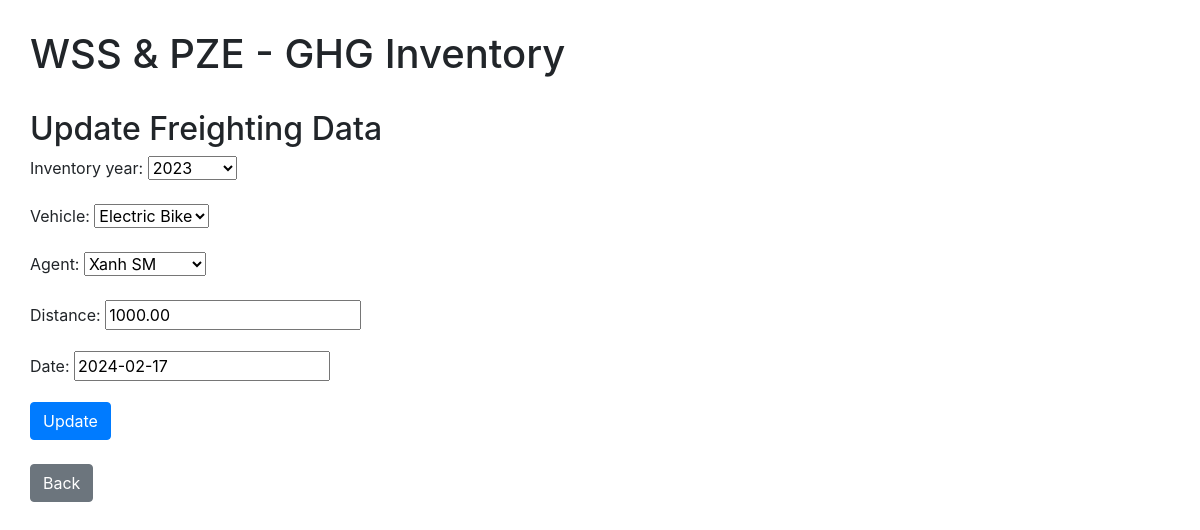
Screenshot of /ghg/scope3/freighting/update/1/ with the database file from the repository.
### ghg_inventory/models.py (models this page shows)
class Freighting(models.Model):
    inventory_year = models.ForeignKey(Inventory_Year, on_delete=models.CASCADE)
    VEHICLE_CHOICES = [
        ('Electric Bike', 'Electric Bike'),
        ('Truck', 'Truck'),
        ('Train', 'Train'),
        ('Ship', 'Ship'),
        ('Airplane', 'Airplane'),
    ]
    AGENT_CHOICES = [
        ('Xanh SM', 'Xanh SM'),
        ('Grab', 'Grab'),
        ('Viettel Post', 'Viettel Post'),
        ('DHL', 'DHL'),
        ('UPS', 'UPS'),
        ('FedEx', 'FedEx'),
        ('Vietnam Post', 'Vietnam Post'),
    ]
    vehicle = models.CharField(max_length=40, choices=VEHICLE_CHOICES)
    agent = models.CharField(max_length=40, choices=AGENT_CHOICES)
    distance = models.DecimalField(max_digits=10, decimal_places=2)
    date = models.DateField()
    emission = models.FloatField()

### ghg_inventory/views.py (the view)
# urls.py: path('scope3/freighting/update/<int:pk>/', views.FreightingUpdateView.as_view(), name='freighting_update'),
class FreightingUpdateView(UpdateView):
    model = Freighting
    fields = ['inventory_year', 'vehicle', 'agent', 'distance', 'date']
    template_name_suffix = '_update_form'
    success_url = reverse_lazy('freighting')

### ghg_inventory/models.py (called while the page is built)
    def __str__(self):
        return str(self.year)

### ghg_inventory/templates/ghg_inventory/freighting_update_form.html (shortened to what this page needs)
{% extends 'ghg_inventory/base.html' %}
{% block content %}
    <h2>Update Freighting Data</h2>
    <form method="POST">
    {{ form.as_p }}
    <button type="submit" class="btn btn-primary">Update</button>
    </form>
    <br>
    <a type="button" class="btn btn-secondary" href="{%url 'freighting'%}"> Back </a>
{% endblock %}

### rows the page displays
Freighting: inventory_year "2023", vehicle "Electric Bike", agent "Xanh SM", distance "1000.00", date "2024-02-17"
